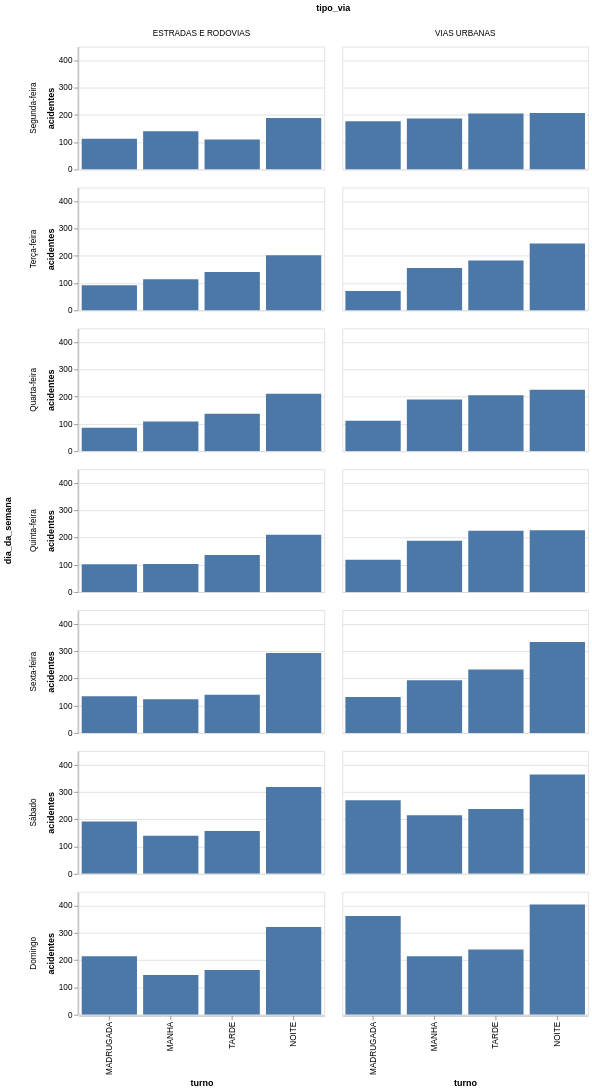

Write notebook code for a chart like this one.
### Code cell
sinistros.filter(pl.col('tipo_via') != 'NAO DISPONIVEL') \
    .filter(pl.col('acidente_fatal') == 'SIM') \
    .filter(pl.col('turno') != ND) \
    .group_by('dia_da_semana', 'tipo_via', 'turno').agg(pl.len().alias('acidentes')) \
    .plot.bar(alt.X(**get_col_order('turno')), 
              y='acidentes:Q', row=alt.Row(**get_col_order('dia_da_semana')), column='tipo_via').properties(height=150, width=300)

### Figure 1 — Vega-Lite specification as saved in the notebook (floating-point values rounded to 4 significant figures)
{"config": {"view": {"continuousWidth": 300, "continuousHeight": 300}}, "data": {"name": "data-5117d81245c9ad9714e74d2fbc8c1d35"}, "mark": {"type": "bar", "tooltip": true}, "encoding": {"column": {"field": "tipo_via", "type": "nominal"}, "row": {"field": "dia_da_semana", "sort": ["Segunda-feira", "Terça-feira", "Quarta-feira", "Quinta-feira", "Sexta-feira", "Sábado", "Domingo"]}, "x": {"field": "turno", "sort": ["MADRUGADA", "MANHA", "TARDE", "NOITE"]}, "y": {"field": "acidentes", "type": "quantitative"}}, "height": 150, "params": [{"name": "param_1e9efca18e7a2868", "select": {"type": "interval", "encodings": ["x", "y"]}, "bind": "scales"}], "width": 300, "$schema": "https://vega.github.io/schema/vega-lite/v6.4.1.json", "datasets": {"data-5117d81245c9ad9714e74d2fbc8c1d35": [{"dia_da_semana": "Sábado", "tipo_via": "VIAS URBANAS", "turno": "MADRUGADA", "acidentes": 270}, {"dia_da_semana": "Segunda-feira", "tipo_via": "VIAS URBANAS", "turno": "MADRUGADA", "acidentes": 177}, {"dia_da_semana": "Quinta-feira", "tipo_via": "ESTRADAS E RODOVIAS", "turno": "MADRUGADA", "acidentes": 102}, {"dia_da_semana": "Segunda-feira", "tipo_via": "ESTRADAS E RODOVIAS", "turno": "MADRUGADA", "acidentes": 113}, {"dia_da_semana": "Quinta-feira", "tipo_via": "VIAS URBANAS", "turno": "MADRUGADA", "acidentes": 119}, {"dia_da_semana": "Sexta-feira", "tipo_via": "ESTRADAS E RODOVIAS", "turno": "TARDE", "acidentes": 140}, {"dia_da_semana": "Sábado", "tipo_via": "VIAS URBANAS", "turno": "TARDE", "acidentes": 238}, {"dia_da_semana": "Quinta-feira", "tipo_via": "ESTRADAS E RODOVIAS", "turno": "MANHA", "acidentes": 103}, {"dia_da_semana": "Segunda-feira", "tipo_via": "ESTRADAS E RODOVIAS", "turno": "MANHA", "acidentes": 140}, {"dia_da_semana": "Quarta-feira", "tipo_via": "ESTRADAS E RODOVIAS", "turno": "TARDE", "acidentes": 137}, {"dia_da_semana": "Terça-feira", "tipo_via": "ESTRADAS E RODOVIAS", "turno": "MADRUGADA", "acidentes": 92}, {"dia_da_semana": "Terça-feira", "tipo_via": "VIAS URBANAS", "turno": "MANHA", "acidentes": 155}, {"dia_da_semana": "Sexta-feira", "tipo_via": "ESTRADAS E RODOVIAS", "turno": "NOITE", "acidentes": 293}, {"dia_da_semana": "Segunda-feira", "tipo_via": "ESTRADAS E RODOVIAS", "turno": "NOITE", "acidentes": 189}, {"dia_da_semana": "Domingo", "tipo_via": "ESTRADAS E RODOVIAS", "turno": "MANHA", "acidentes": 146}, {"dia_da_semana": "Quinta-feira", "tipo_via": "VIAS URBANAS", "turno": "TARDE", "acidentes": 225}, {"dia_da_semana": "Quarta-feira", "tipo_via": "VIAS URBANAS", "turno": "MANHA", "acidentes": 190}, {"dia_da_semana": "Quinta-feira", "tipo_via": "VIAS URBANAS", "turno": "NOITE", "acidentes": 227}, {"dia_da_semana": "Sexta-feira", "tipo_via": "VIAS URBANAS", "turno": "MADRUGADA", "acidentes": 132}, {"dia_da_semana": "Sexta-feira", "tipo_via": "VIAS URBANAS", "turno": "MANHA", "acidentes": 193}, {"dia_da_semana": "Quinta-feira", "tipo_via": "ESTRADAS E RODOVIAS", "turno": "TARDE", "acidentes": 136}, {"dia_da_semana": "Terça-feira", "tipo_via": "ESTRADAS E RODOVIAS", "turno": "NOITE", "acidentes": 202}, {"dia_da_semana": "Sábado", "tipo_via": "VIAS URBANAS", "turno": "NOITE", "acidentes": 364}, {"dia_da_semana": "Quinta-feira", "tipo_via": "ESTRADAS E RODOVIAS", "turno": "NOITE", "acidentes": 210}, {"dia_da_semana": "Quinta-feira", "tipo_via": "VIAS URBANAS", "turno": "MANHA", "acidentes": 188}, {"dia_da_semana": "Sábado", "tipo_via": "ESTRADAS E RODOVIAS", "turno": "MADRUGADA", "acidentes": 192}, {"dia_da_semana": "Segunda-feira", "tipo_via": "VIAS URBANAS", "turno": "TARDE", "acidentes": 205}, {"dia_da_semana": "Terça-feira", "tipo_via": "VIAS URBANAS", "turno": "TARDE", "acidentes": 183}, {"dia_da_semana": "Segunda-feira", "tipo_via": "VIAS URBANAS", "turno": "MANHA", "acidentes": 187}, {"dia_da_semana": "Domingo", "tipo_via": "VIAS URBANAS", "turno": "MANHA", "acidentes": 214}, {"dia_da_semana": "Segunda-feira", "tipo_via": "VIAS URBANAS", "turno": "NOITE", "acidentes": 207}, {"dia_da_semana": "Domingo", "tipo_via": "ESTRADAS E RODOVIAS", "turno": "NOITE", "acidentes": 321}, {"dia_da_semana": "Sexta-feira", "tipo_via": "VIAS URBANAS", "turno": "TARDE", "acidentes": 233}, {"dia_da_semana": "Sábado", "tipo_via": "VIAS URBANAS", "turno": "MANHA", "acidentes": 215}, {"dia_da_semana": "Domingo", "tipo_via": "VIAS URBANAS", "turno": "NOITE", "acidentes": 404}, {"dia_da_semana": "Quarta-feira", "tipo_via": "ESTRADAS E RODOVIAS", "turno": "NOITE", "acidentes": 211}, {"dia_da_semana": "Domingo", "tipo_via": "ESTRADAS E RODOVIAS", "turno": "MADRUGADA", "acidentes": 214}, {"dia_da_semana": "Segunda-feira", "tipo_via": "ESTRADAS E RODOVIAS", "turno": "TARDE", "acidentes": 110}, {"dia_da_semana": "Quarta-feira", "tipo_via": "VIAS URBANAS", "turno": "TARDE", "acidentes": 205}, {"dia_da_semana": "Quarta-feira", "tipo_via": "VIAS URBANAS", "turno": "MADRUGADA", "acidentes": 112}, {"dia_da_semana": "Sábado", "tipo_via": "ESTRADAS E RODOVIAS", "turno": "NOITE", "acidentes": 318}, {"dia_da_semana": "Quarta-feira", "tipo_via": "ESTRADAS E RODOVIAS", "turno": "MANHA", "acidentes": 109}, {"dia_da_semana": "Terça-feira", "tipo_via": "ESTRADAS E RODOVIAS", "turno": "MANHA", "acidentes": 114}, {"dia_da_semana": "Sexta-feira", "tipo_via": "VIAS URBANAS", "turno": "NOITE", "acidentes": 333}, {"dia_da_semana": "Sexta-feira", "tipo_via": "ESTRADAS E RODOVIAS", "turno": "MADRUGADA", "acidentes": 135}, {"dia_da_semana": "Terça-feira", "tipo_via": "VIAS URBANAS", "turno": "MADRUGADA", "acidentes": 71}, {"dia_da_semana": "Quarta-feira", "tipo_via": "VIAS URBANAS", "turno": "NOITE", "acidentes": 225}, {"dia_da_semana": "Sábado", "tipo_via": "ESTRADAS E RODOVIAS", "turno": "MANHA", "acidentes": 140}, {"dia_da_semana": "Domingo", "tipo_via": "VIAS URBANAS", "turno": "MADRUGADA", "acidentes": 362}, {"dia_da_semana": "Domingo", "tipo_via": "ESTRADAS E RODOVIAS", "turno": "TARDE", "acidentes": 164}, {"dia_da_semana": "Terça-feira", "tipo_via": "VIAS URBANAS", "turno": "NOITE", "acidentes": 245}, {"dia_da_semana": "Sexta-feira", "tipo_via": "ESTRADAS E RODOVIAS", "turno": "MANHA", "acidentes": 124}, {"dia_da_semana": "Quarta-feira", "tipo_via": "ESTRADAS E RODOVIAS", "turno": "MADRUGADA", "acidentes": 86}, {"dia_da_semana": "Domingo", "tipo_via": "VIAS URBANAS", "turno": "TARDE", "acidentes": 239}, {"dia_da_semana": "Sábado", "tipo_via": "ESTRADAS E RODOVIAS", "turno": "TARDE", "acidentes": 157}, {"dia_da_semana": "Terça-feira", "tipo_via": "ESTRADAS E RODOVIAS", "turno": "TARDE", "acidentes": 141}]}}
